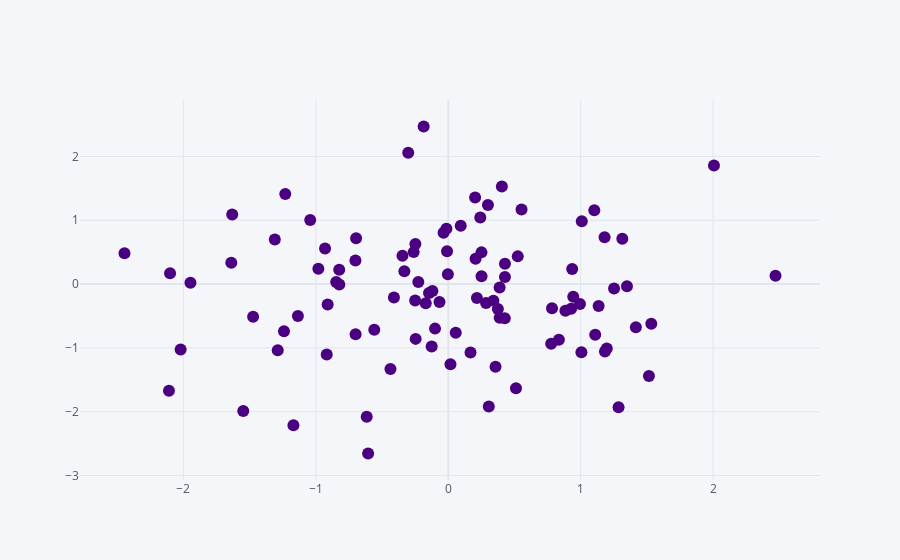

The notebook cell this image was saved under:
### Code cell
data.iplot(x="A",y="B",mode="markers",color="indigo")
